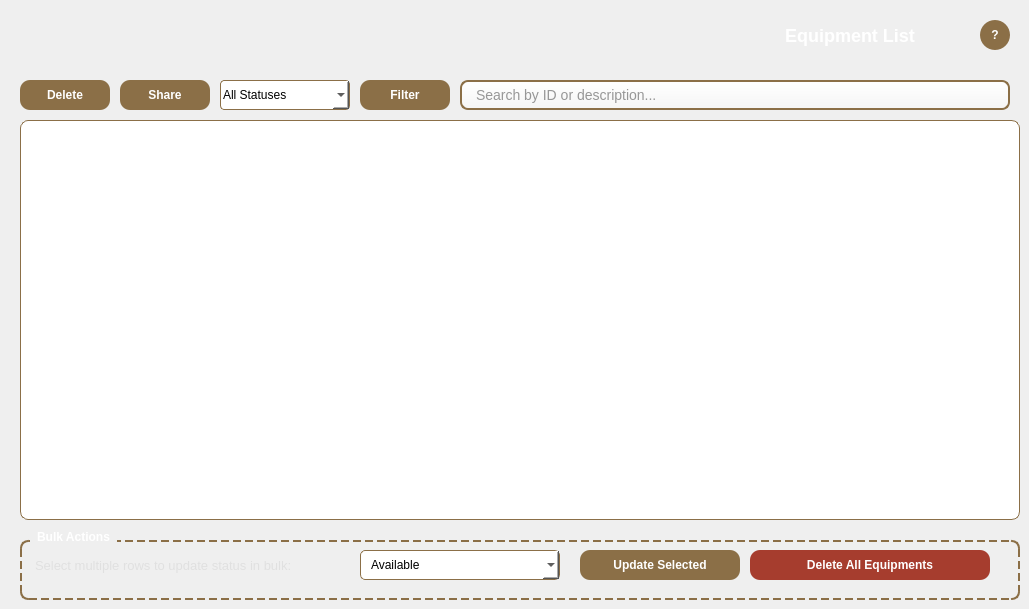
   <widget class="QWidget" name="tab_view">
    <property name="styleSheet">
     <string notr="true">
         QLineEdit {
             background: qlineargradient(x1:0, y1:0, x2:0, y2:1, stop:0 #FFFFFF, stop:1 #F5F5F5);
             border: 2px solid #8B6F47;
             border-radius: 8px;
             padding: 3px 12px;
             font-size: 14px;
             color: #333;
             selection-background-color: #8B6F47;
             selection-color: white;
         }
         QLineEdit:hover {
             border: 2px solid #A0825A;
             background: qlineargradient(x1:0, y1:0, x2:0, y2:1, stop:0 #FFFFFF, stop:1 #FAFAFA);
         }
         QLineEdit:focus {
             border: 2px solid #8B4513; 
             background: #FFFAF0;
         }
      </string>
    </property>
    <attribute name="title">
     <string>View Equipments</string>
    </attribute>
    <widget class="QToolButton" name="btn_help_view">
     <property name="geometry">
      <rect>
       <x>980</x>
       <y>20</y>
       <width>30</width>
       <height>30</height>
      </rect>
     </property>
     <property name="cursor">
      <cursorShape>PointingHandCursor</cursorShape>
     </property>
     <property name="styleSheet">
      <string notr="true">
          QToolButton { background-color: #8B6F47; border-radius: 15px; color: white; font-weight: bold; border: none; }
          QToolButton:checked { background-color: white; color: #8B6F47; border: 2px solid #8B6F47; }
         </string>
     </property>
     <property name="text">
      <string>?</string>
     </property>
     <property name="checkable">
      <bool>true</bool>
     </property>
    </widget>
    <widget class="QLabel" name="label_titre_liste_equip">
     <property name="geometry">
      <rect>
       <x>700</x>
       <y>20</y>
       <width>300</width>
       <height>30</height>
      </rect>
     </property>
     <property name="styleSheet">
      <string notr="true">font-size: 18px; font-weight: bold; color: white;
</string>
     </property>
     <property name="text">
      <string>Equipment List</string>
     </property>
     <property name="alignment">
      <set>Qt::AlignmentFlag::AlignCenter</set>
     </property>
    </widget>
    <widget class="QPushButton" name="btn_delete_confirm">
     <property name="geometry">
      <rect>
       <x>20</x>
       <y>80</y>
       <width>90</width>
       <height>30</height>
      </rect>
     </property>
     <property name="styleSheet">
      <string notr="true">QPushButton { background-color: #8B6F47; border-radius: 10px; color: white; font-weight: bold; } QPushButton:hover { background-color: #FFF; border: 2px solid #8B6F47; color: #8B6F47; }</string>
     </property>
     <property name="text">
      <string>Delete</string>
     </property>
     <property name="icon">
      <iconset resource="resources.qrc">
       <normaloff>:/assets/icon_delete_order.svg</normaloff>:/assets/icon_delete_order.svg</iconset>
     </property>
     <property name="iconSize">
      <size>
       <width>20</width>
       <height>20</height>
      </size>
     </property>
    </widget>
    <widget class="QPushButton" name="btn_share_chat">
     <property name="geometry">
      <rect>
       <x>120</x>
       <y>80</y>
       <width>90</width>
       <height>30</height>
      </rect>
     </property>
     <property name="styleSheet">
      <string notr="true">QPushButton { background-color: #8B6F47; border-radius: 10px; color: white; font-weight: bold; } QPushButton:hover { background-color: #FFF; border: 2px solid #8B6F47; color: #8B6F47; }</string>
     </property>
     <property name="text">
      <string>Share</string>
     </property>
    </widget>
    <widget class="QComboBox" name="cb_filter_status">
     <property name="geometry">
      <rect>
       <x>220</x>
       <y>80</y>
       <width>130</width>
       <height>30</height>
      </rect>
     </property>
     <property name="styleSheet">
      <string notr="true">border: 1px solid #8B6F47; border-radius: 4px; padding: 2px; background-color: white;</string>
     </property>
     <item><property name="text"><string>All Statuses</string></property></item>
     <item><property name="text"><string>Available</string></property></item>
     <item><property name="text"><string>In Use</string></property></item>
     <item><property name="text"><string>Under Maintenance</string></property></item>
     <item><property name="text"><string>Retired</string></property></item>
    </widget>
    <widget class="QPushButton" name="btn_search">
     <property name="geometry">
      <rect>
       <x>360</x>
       <y>80</y>
       <width>90</width>
       <height>30</height>
      </rect>
     </property>
     <property name="styleSheet">
      <string notr="true">QPushButton { background-color: #8B6F47; border-radius: 10px; color: white; font-weight: bold; } QPushButton:hover { background-color: #FFF; border: 2px solid #8B6F47; color: #8B6F47; }</string>
     </property>
     <property name="text">
      <string>Filter</string>
     </property>
     <property name="icon">
      <iconset resource="resources.qrc">
       <normaloff>:/assets/icon_search.png</normaloff>:/assets/icon_search.png</iconset>
     </property>
     <property name="iconSize">
      <size>
       <width>20</width>
       <height>20</height>
      </size>
     </property>
    </widget>
    <widget class="QLineEdit" name="le_recherche">
     <property name="geometry">
      <rect>
       <x>460</x>
       <y>80</y>
       <width>550</width>
       <height>30</height>
      </rect>
     </property>
     <property name="placeholderText">
      <string>Search by ID or description...</string>
     </property>
    </widget>
     <widget class="QTableView" name="table_equipments">
      <property name="geometry">
       <rect>
        <x>20</x>
        <y>120</y>
        <width>1000</width>
        <height>400</height>
       </rect>
      </property>
      <property name="styleSheet">
       <string notr="true">QTableView { background-color: white; border: 1px solid #8B6F47; border-radius: 8px; gridline-color: #D3C1A5; } QHeaderView::section { background-color: #8B6F47; color: white; padding: 4px; border: 1px solid #705A3A; font-weight: bold; }</string>
      </property>
      <property name="selectionMode">
       <enum>QAbstractItemView::MultiSelection</enum>
      </property>
      <property name="selectionBehavior">
       <enum>QAbstractItemView::SelectRows</enum>
      </property>
     </widget>
     <widget class="QGroupBox" name="group_bulk_actions">
      <property name="geometry">
       <rect>
        <x>20</x>
        <y>530</y>
        <width>1000</width>
        <height>70</height>
       </rect>
      </property>
      <property name="title">
       <string>Bulk Actions</string>
      </property>
      <property name="styleSheet">
       <string notr="true">QGroupBox { background-color: transparent; border: 1.5px dashed #8B6F47; border-radius: 8px; margin-top: 10px; color: white; font-weight: bold; } QGroupBox::title { subcontrol-origin: margin; left: 10px; padding: 0 5px; }</string>
      </property>
      <widget class="QLabel" name="label_bulk_instr">
       <property name="geometry">
        <rect>
         <x>15</x>
         <y>20</y>
         <width>320</width>
         <height>30</height>
        </rect>
       </property>
       <property name="styleSheet">
        <string notr="true">color: #E0E0E0; font-size: 13px;</string>
       </property>
       <property name="text">
        <string>Select multiple rows to update status in bulk:</string>
       </property>
      </widget>
      <widget class="QComboBox" name="cb_bulk_status">
       <property name="geometry">
        <rect>
         <x>340</x>
         <y>20</y>
         <width>200</width>
         <height>30</height>
        </rect>
       </property>
       <property name="styleSheet">
        <string notr="true">QComboBox { border: 1px solid #8B6F47; border-radius: 5px; padding: 2px 10px; background: white; } QComboBox:hover { border-color: #A0825A; }</string>
       </property>
       <item><property name="text"><string>Available</string></property></item>
       <item><property name="text"><string>In Use</string></property></item>
       <item><property name="text"><string>Under Maintenance</string></property></item>
       <item><property name="text"><string>Retired</string></property></item>
      </widget>
      <widget class="QPushButton" name="btn_bulk_update_status">
       <property name="geometry">
        <rect>
         <x>560</x>
         <y>20</y>
         <width>160</width>
         <height>30</height>
        </rect>
       </property>
       <property name="styleSheet">
        <string notr="true">QPushButton { background-color: #8B6F47; border-radius: 10px; color: white; font-weight: bold; } QPushButton:hover { background-color: white; color: #8B6F47; border: 2px solid #8B6F47; }</string>
       </property>
       <property name="text">
        <string>Update Selected</string>
       </property>
       <property name="icon">
        <iconset resource="resources.qrc">
         <normaloff>:/assets/modify.png</normaloff>:/assets/modify.png</iconset>
       </property>
      </widget>
      <widget class="QPushButton" name="btn_bulk_delete_all">
       <property name="geometry">
        <rect>
         <x>730</x>
         <y>20</y>
         <width>240</width>
         <height>30</height>
        </rect>
       </property>
       <property name="styleSheet">
        <string notr="true">QPushButton { background-color: #A63D2E; border-radius: 10px; color: white; font-weight: bold; } QPushButton:hover { background-color: white; color: #A63D2E; border: 2px solid #A63D2E; }</string>
       </property>
       <property name="text">
        <string>Delete All Equipments</string>
       </property>
      </widget>
     </widget>
   </widget>
